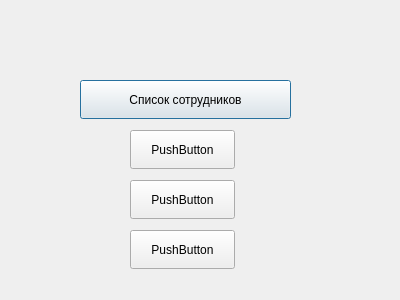
<?xml version="1.0" encoding="UTF-8"?>
<ui version="4.0">
 <class>content</class>
 <widget class="QDialog" name="content">
  <property name="geometry">
   <rect>
    <x>0</x>
    <y>0</y>
    <width>400</width>
    <height>300</height>
   </rect>
  </property>
  <property name="windowTitle">
   <string>Dialog</string>
  </property>
  <widget class="QPushButton" name="pushButton">
   <property name="geometry">
    <rect>
     <x>80</x>
     <y>80</y>
     <width>211</width>
     <height>39</height>
    </rect>
   </property>
   <property name="text">
    <string>Список сотрудников</string>
   </property>
  </widget>
  <widget class="QPushButton" name="pushButton_2">
   <property name="geometry">
    <rect>
     <x>130</x>
     <y>130</y>
     <width>105</width>
     <height>39</height>
    </rect>
   </property>
   <property name="text">
    <string>PushButton</string>
   </property>
  </widget>
  <widget class="QPushButton" name="pushButton_3">
   <property name="geometry">
    <rect>
     <x>130</x>
     <y>180</y>
     <width>105</width>
     <height>39</height>
    </rect>
   </property>
   <property name="text">
    <string>PushButton</string>
   </property>
  </widget>
  <widget class="QPushButton" name="pushButton_4">
   <property name="geometry">
    <rect>
     <x>130</x>
     <y>230</y>
     <width>105</width>
     <height>39</height>
    </rect>
   </property>
   <property name="text">
    <string>PushButton</string>
   </property>
  </widget>
 </widget>
 <resources/>
 <connections/>
</ui>
